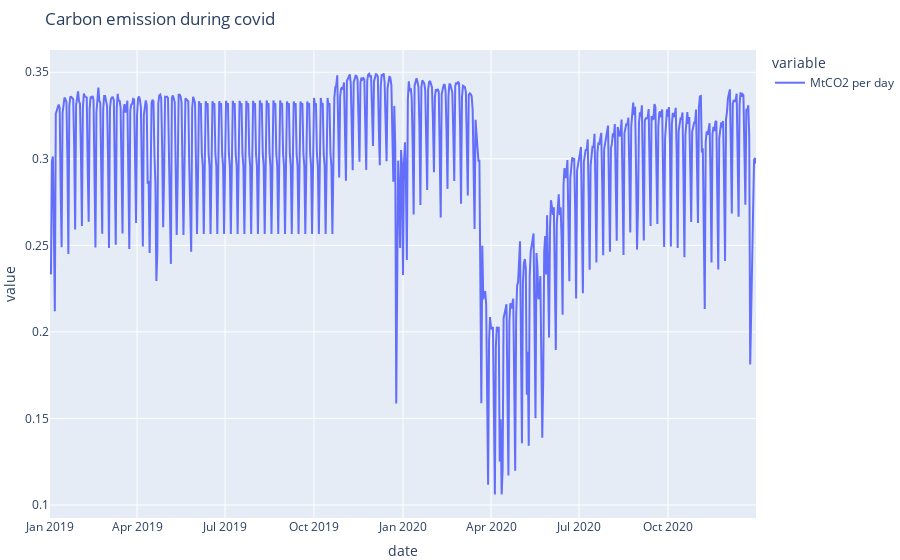

Notebook code cell kept with this figure:
### Markdown cell above
# Carbon Emission

https://carbonmonitor.org  
data filtered for UK, for Ground Transport sector from 1st January 2019 to 31st December 2020

### Code cell
co2 = pd.read_csv('data/carbon-monitor-UK.csv')

# plot emissions over time
fig = px.line(co2, x=co2.date, y=co2.drop(['date', 'sector'], axis=1).columns,
              title='Carbon emission during covid')
fig.update_layout(margin={"r":0,"t":50,"l":0,"b":30})
fig.show()

### Figure 1 — Plotly figure (JSON) as saved in the notebook; plotly's stock layout.template omitted (floating-point values rounded to 4 significant figures; data arrays with more than 128 entries replaced by an {"elided": "..."} marker saying what was removed)
{"data": [{"hovertemplate": "variable=MtCO2 per day<br>date=%{x}<br>value=%{y}<extra></extra>", "legendgroup": "MtCO2 per day", "line": {"color": "#636efa", "dash": "solid"}, "mode": "lines", "name": "MtCO2 per day", "orientation": "v", "showlegend": true, "type": "scatter", "x": {"elided": "731 str values"}, "xaxis": "x", "y": {"elided": "731 float values"}, "yaxis": "y"}], "layout": {"legend": {"title": {"text": "variable"}, "tracegroupgap": 0}, "margin": {"b": 30, "l": 0, "r": 0, "t": 50}, "title": {"text": "Carbon emission during covid"}, "xaxis": {"anchor": "y", "domain": [0, 1], "title": {"text": "date"}}, "yaxis": {"anchor": "x", "domain": [0, 1], "title": {"text": "value"}}}}
